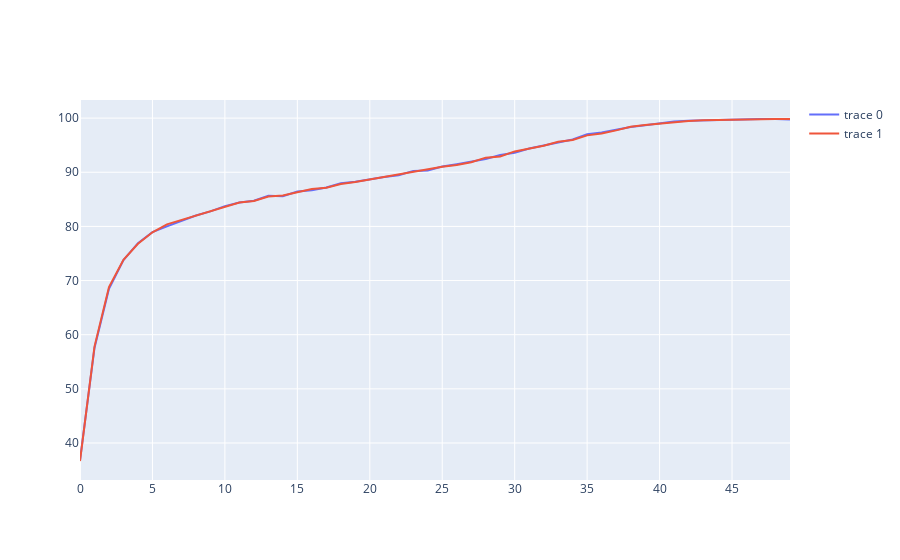

Source (notebook cell):
### Code cell
# px.line(df.loc[df["model_name"] == "BasicConvModel-MishAuto"]["train_acc"].values[0])
# px.line(df.loc[df["model_name"] == "BasicConvModel-SwishAuto"]["train_acc"].values[0], color="train_acc")
x_plot_values = df.loc[df["model_name"] == "BasicConvModel-MishAuto"]["train_acc"].values[0]
x2_plot_values = df.loc[df["model_name"] == "BasicConvModel-SwishAuto"]["train_acc"].values[0]

fig = go.Figure()
fig.add_trace(go.Scatter(y=x_plot_values))
fig.add_trace(go.Scatter(y=x2_plot_values))

### Figure 1 — Plotly figure (JSON) as saved in the notebook; plotly's stock layout.template omitted (floating-point values rounded to 4 significant figures)
{"data": [{"type": "scatter", "y": [36.82, 57.55, 68.48, 73.8, 76.92, 78.95, 80.01, 81.04, 82.02, 82.78, 83.75, 84.43, 84.73, 85.67, 85.56, 86.43, 86.68, 87.2, 87.96, 88.26, 88.75, 89.11, 89.44, 90.26, 90.32, 91.05, 91.48, 92.03, 92.46, 93.19, 93.6, 94.37, 94.97, 95.59, 96.06, 97.03, 97.33, 97.87, 98.37, 98.69, 99.1, 99.39, 99.52, 99.61, 99.69, 99.75, 99.75, 99.84, 99.82, 99.76]}, {"type": "scatter", "y": [36.68, 57.81, 68.81, 73.83, 76.78, 78.91, 80.37, 81.17, 82.1, 82.78, 83.61, 84.42, 84.69, 85.52, 85.72, 86.37, 86.9, 87.13, 87.83, 88.19, 88.64, 89.15, 89.66, 90.15, 90.54, 91.03, 91.32, 91.84, 92.7, 92.93, 93.85, 94.35, 94.89, 95.63, 95.98, 96.81, 97.18, 97.73, 98.4, 98.73, 99.02, 99.27, 99.48, 99.59, 99.66, 99.76, 99.78, 99.8, 99.81, 99.81]}], "layout": {}}
